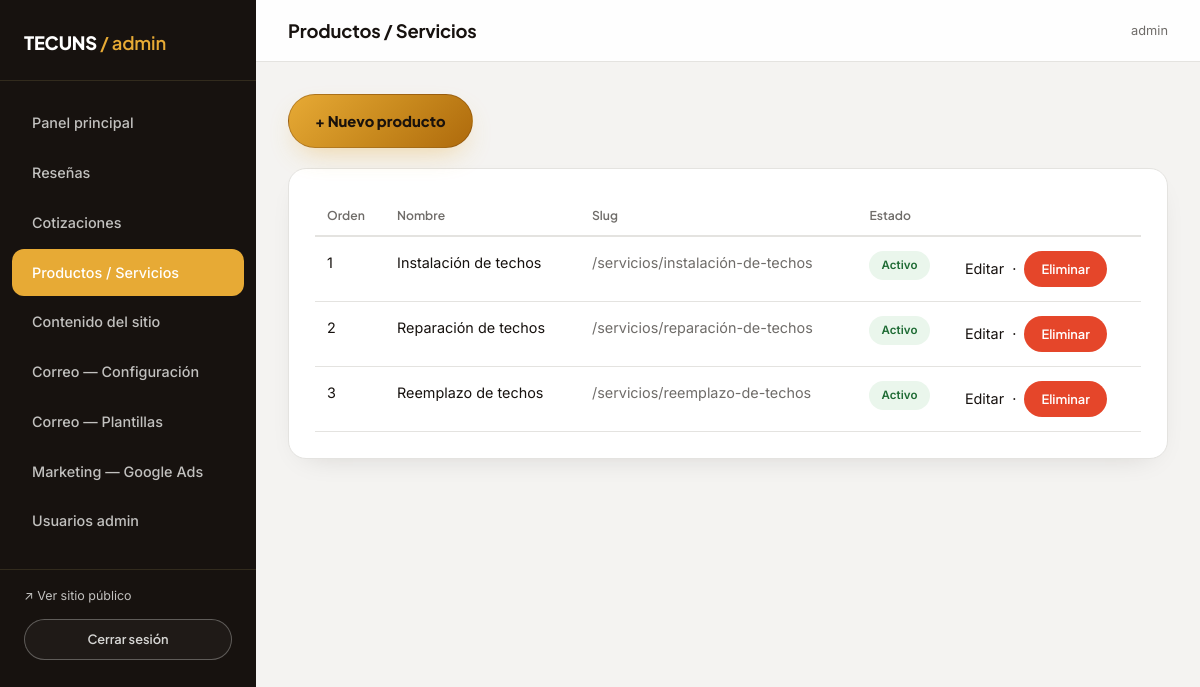
/admin/servicios (signed in), run on the app's committed database.
### models.py (models this page shows, shortened)
class Admin(UserMixin, db.Model):
    __tablename__ = "admins"
    id = db.Column(db.Integer, primary_key=True)
    username = db.Column(db.String(80), unique=True, nullable=False)
    password_hash = db.Column(db.String(255), nullable=False)
    is_superadmin = db.Column(db.Boolean, default=False)
    created_at = db.Column(db.DateTime, default=datetime.utcnow)

class Service(db.Model):
    __tablename__ = "services"
    id = db.Column(db.Integer, primary_key=True)
    slug = db.Column(db.String(120), unique=True, nullable=False)
    name = db.Column(db.String(150), nullable=False)
    short_description = db.Column(db.String(400))
    description = db.Column(db.Text)
    image_path = db.Column(db.String(300))  # imagen de portada / fallback del hero
    video_path = db.Column(db.String(300))  # video opcional del hero (mp4/webm)
    order = db.Column(db.Integer, default=0)
    active = db.Column(db.Boolean, default=True)
    gallery_images = db.relationship(
        "ServiceGalleryImage",
        backref="service",
        cascade="all, delete-orphan",
        lazy=True,
        order_by="ServiceGalleryImage.sort_order",
    )

### admin_routes.py (the view)
@admin_bp.route("/servicios")
@login_required
def servicios():
    services = Service.query.order_by(Service.order).all()
    return render_template("admin/servicios.html", services=services)

### translations.py (called while the page is built)
def set_language():
    lang = request.cookies.get("lang")
    if lang not in SUPPORTED:
        lang = detect_lang()
    g.lang = lang

def detect_lang():
    accept = request.headers.get("Accept-Language", "")
    primary = accept.split(",")[0].strip().lower()
    code = primary.split(";")[0].split("-")[0].strip()
    return EN if code == EN else DEFAULT

### templates/admin/servicios.html (shortened to what this page needs)
{% extends "admin/base_admin.html" %}
{% block page_title %}Productos / Servicios{% endblock %}
{% block admin_content %}
<a href="{{ url_for('admin.nuevo_servicio') }}" class="btn btn-rust" style="margin-bottom:20px;">+ Nuevo producto</a>
<div class="card-panel">
  {% if services %}
  <table class="admin-table">
    <thead><tr><th>Orden</th><th>Nombre</th><th>Slug</th><th>Estado</th><th></th></tr></thead>
    <tbody>
      {% for s in services %}
      <tr>
        <td>{{ s.order }}</td>
        <td>{{ s.name }}</td>
        <td class="text-steel">/servicios/{{ s.slug }}</td>
        <td>{% if s.active %}<span class="badge badge-cotizado">Activo</span>{% else %}<span class="badge badge-rechazado">Oculto</span>{% endif %}</td>
        <td>
          <a href="{{ url_for('admin.editar_servicio', service_id=s.id) }}" class="link">Editar</a>
          &nbsp;·&nbsp;
          <form class="inline-form" method="POST" action="{{ url_for('admin.eliminar_servicio', service_id=s.id) }}" onsubmit="return confirm('¿Eliminar este producto?');">
            <button type="submit" class="btn btn-danger btn-sm">Eliminar</button>
          </form>
        </td>
      </tr>
      {% endfor %}
    </tbody>
  </table>
  {% else %}
    <p class="text-steel mb-0">Aún no hay productos registrados.</p>
  {% endif %}
</div>
{% endblock %}

### templates/admin/base_admin.html (shortened to what this page needs)
<!doctype html>
<html lang="es">
<head>
  <link rel="stylesheet" href="{{ url_for('static', filename='css/style.css') }}">
  <link rel="stylesheet" href="{{ url_for('static', filename='css/admin.css') }}">
</head>
<body class="admin-body">
  <div class="admin-shell">
    <aside class="admin-sidebar">
      <div class="admin-brand">TECUNS <span>/ admin</span></div>
      <nav class="admin-nav">
        <a href="{{ url_for('admin.dashboard') }}" class="{{ 'active' if request.endpoint == 'admin.dashboard' }}">Panel principal</a>
        <a href="{{ url_for('admin.resenas') }}" class="{{ 'active' if request.endpoint and request.endpoint.startswith('admin.') and 'resena' in request.endpoint }}">Reseñas</a>
        <a href="{{ url_for('admin.cotizaciones') }}" class="{{ 'active' if request.endpoint and 'cotizacion' in request.endpoint }}">Cotizaciones</a>
        <a href="{{ url_for('admin.servicios') }}" class="{{ 'active' if request.endpoint and 'servicio' in request.endpoint }}">Productos / Servicios</a>
        <a href="{{ url_for('admin.contenido') }}" class="{{ 'active' if request.endpoint and 'contenido' in request.endpoint }}">Contenido del sitio</a>
        <a href="{{ url_for('admin.config_correo') }}" class="{{ 'active' if request.endpoint == 'admin.config_correo' }}">Correo — Configuración</a>
        <a href="{{ url_for('admin.plantillas') }}" class="{{ 'active' if request.endpoint == 'admin.plantillas' }}">Correo — Plantillas</a>
        <a href="{{ url_for('admin.config_marketing') }}" class="{{ 'active' if request.endpoint == 'admin.config_marketing' }}">Marketing — Google Ads</a>
        {% if current_user.is_superadmin %}
        <a href="{{ url_for('admin.usuarios') }}" class="{{ 'active' if request.endpoint and 'usuario' in request.endpoint }}">Usuarios admin</a>
        {% endif %}
      </nav>
      <div class="admin-nav-foot">
        <a href="{{ url_for('public.index') }}" target="_blank" style="color:var(--silver); font-family:var(--font-mono); font-size:.78rem; display:block; margin-bottom:12px;">↗ Ver sitio público</a>
        <a href="{{ url_for('admin.logout') }}" class="btn btn-outline btn-sm btn-block">Cerrar sesión</a>
      </div>
    </aside>
    <div class="admin-main">
      <div class="admin-topbar">
        <h1>{% block page_title %}Panel principal{% endblock %}</h1>
        <span class="text-steel" style="font-family:var(--font-mono); font-size:.8rem;">{{ current_user.username }}</span>
      </div>
      <div class="admin-content">
        {% block admin_content %}{% endblock %}
      </div>
    </div>
  </div>
</body>
</html>

### static/css/admin.css (style rules this page uses)
.admin-body { background:var(--offwhite); min-height:100vh; }
.admin-shell { display:flex; min-height:100vh; }
.admin-sidebar { width:256px; flex-shrink:0; background:var(--charcoal); color:var(--silver); padding:28px 0; position:sticky; top:0; height:100vh; overflow-y:auto; }
.admin-brand { font-family:var(--font-display); font-weight:800; color:var(--white); font-size:1.15rem; padding:0 24px 22px; border-bottom:1px solid var(--line); margin-bottom:18px; letter-spacing:-0.01em; }
.admin-brand span { color:var(--rust); font-weight:600; }
.admin-nav a { display:flex; align-items:center; gap:10px; padding:12px 20px; margin:2px 12px; border-radius:var(--radius-sm); font-family:var(--font-body); font-weight:500; font-size:.9rem; letter-spacing:0; text-transform:none; color:var(--silver); }
.admin-nav a.active { background:var(--rust); color:var(--white); }
.admin-nav-foot { margin-top:24px; padding:16px 24px 0; border-top:1px solid var(--line); }
.admin-main { flex:1; min-width:0; }
.admin-topbar { background:rgba(255,255,255,0.9); backdrop-filter:blur(10px); border-bottom:1px solid var(--line-dark); padding:20px 32px; display:flex; justify-content:space-between; align-items:center; position:sticky; top:0; z-index:10; }
.admin-topbar h1 { font-size:1.15rem; margin:0; text-transform:none; }
.admin-content { padding:32px; }
.card-panel { background:var(--white); border:1px solid var(--line-dark); border-radius:var(--radius); padding:26px; margin-bottom:24px; box-shadow:var(--shadow-soft); }
table.admin-table { width:100%; border-collapse:collapse; font-size:.9rem; }
table.admin-table th { text-align:left; font-family:var(--font-display); font-weight:600; font-size:.76rem; text-transform:none; letter-spacing:0; color:var(--steel); border-bottom:2px solid var(--line-dark); padding:10px 12px; }
table.admin-table td { padding:14px 12px; border-bottom:1px solid var(--line-dark); vertical-align:top; }
.btn-sm { padding:9px 16px; font-size:.8rem; }
.btn-danger { background:#E5462A; color:var(--white); }
.inline-form { display:inline; }

### data on the page
Admin: username "admin"
Service: order "1", name "Instalación de techos", slug "instalación-de-techos", active "Activo"
Service: order "2", name "Reparación de techos", slug "reparación-de-techos", active "Activo"
Service: order "3", name "Reemplazo de techos", slug "reemplazo-de-techos", active "Activo"
